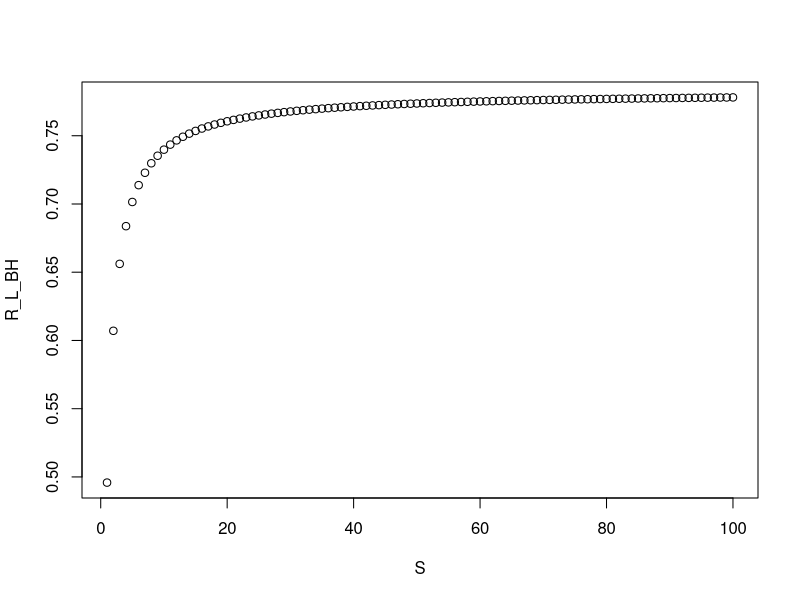
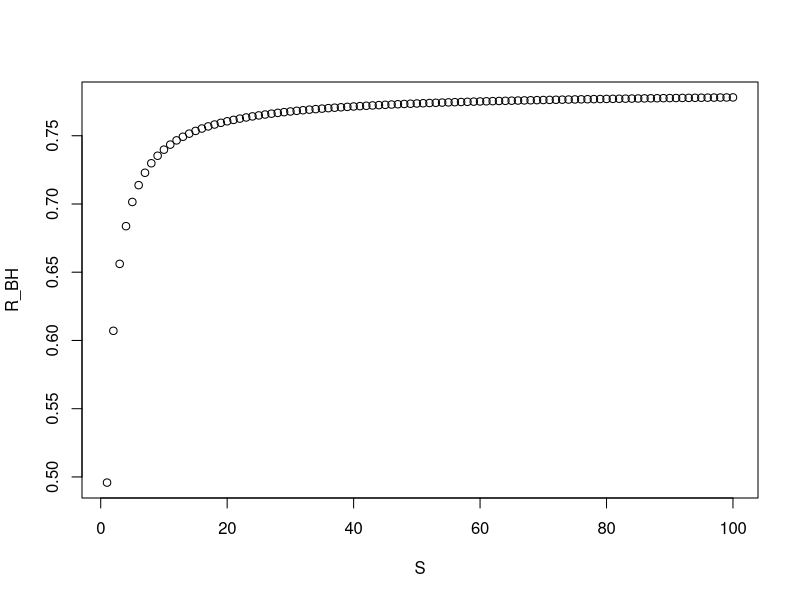
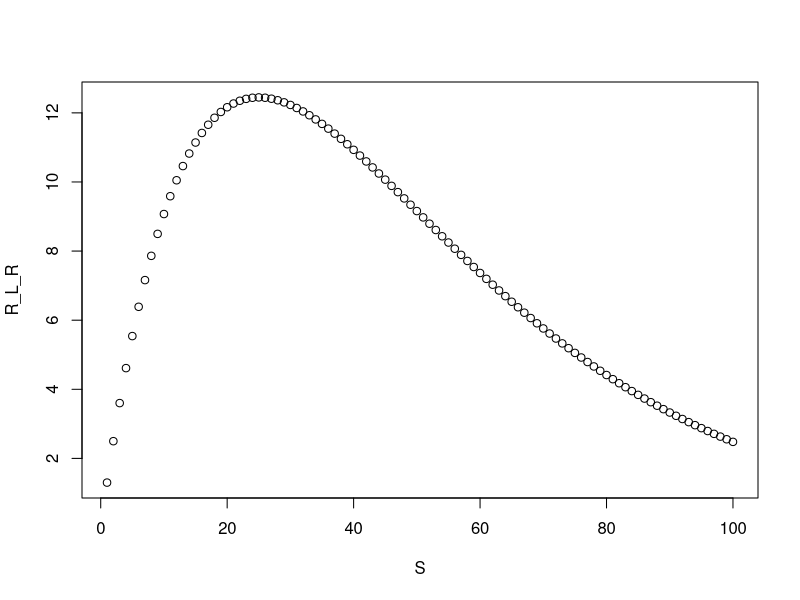
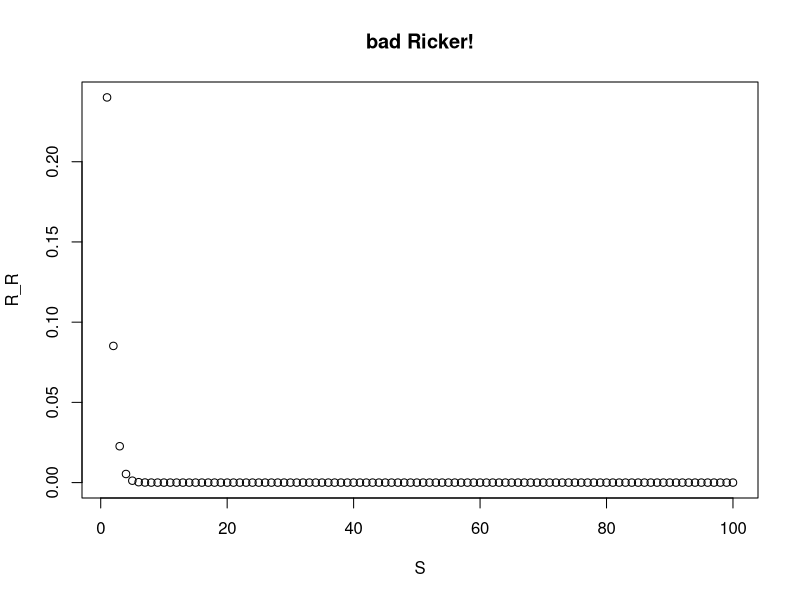
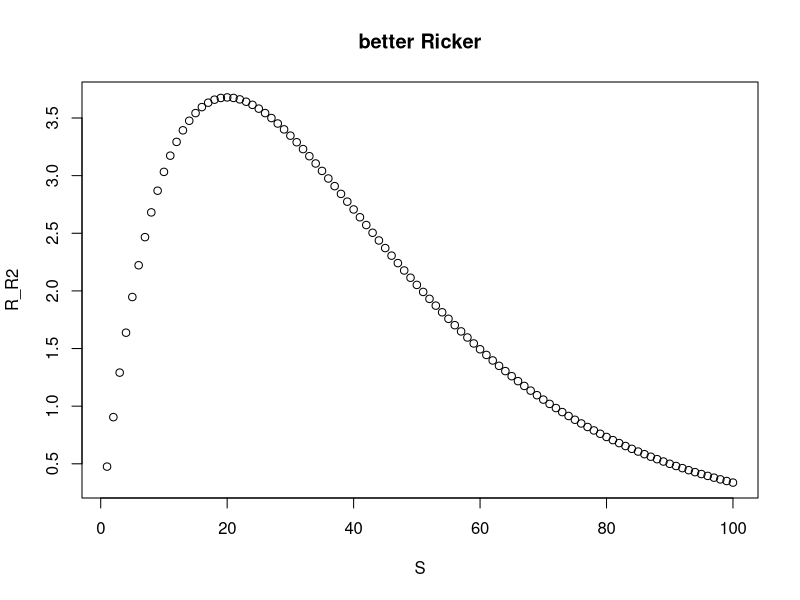
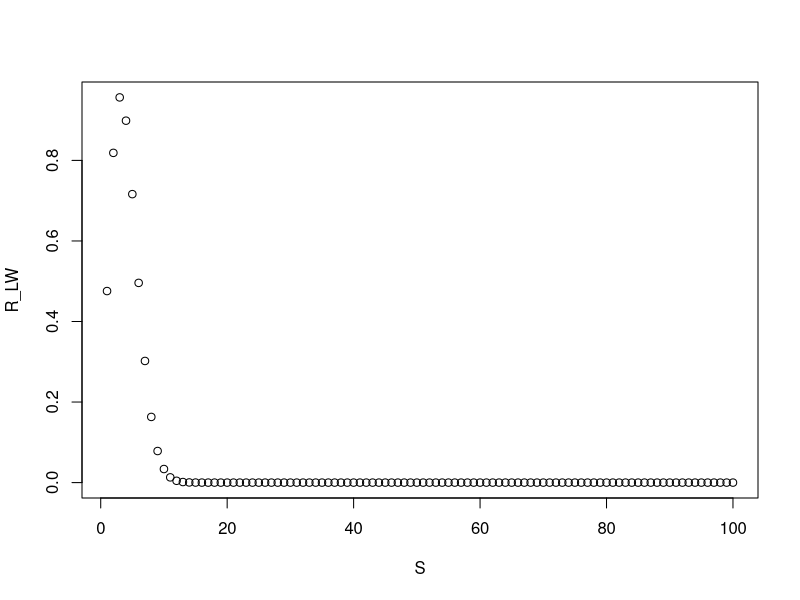
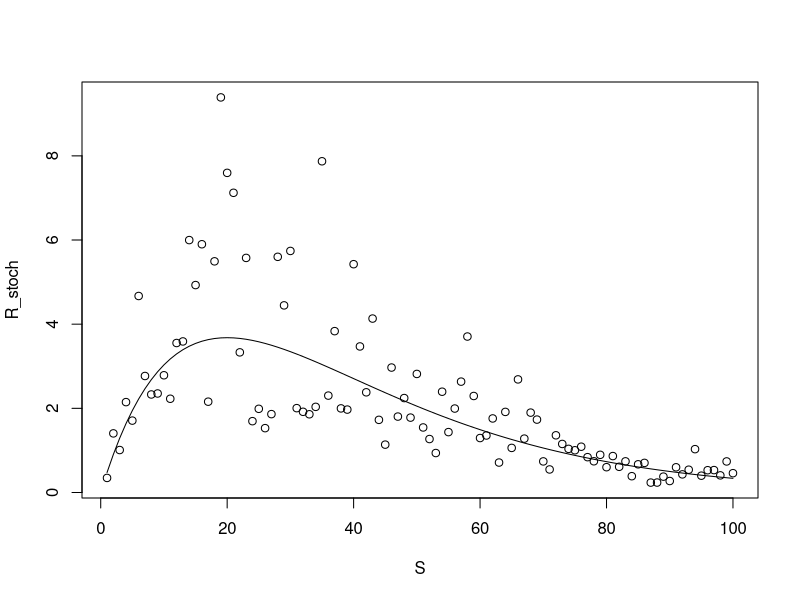
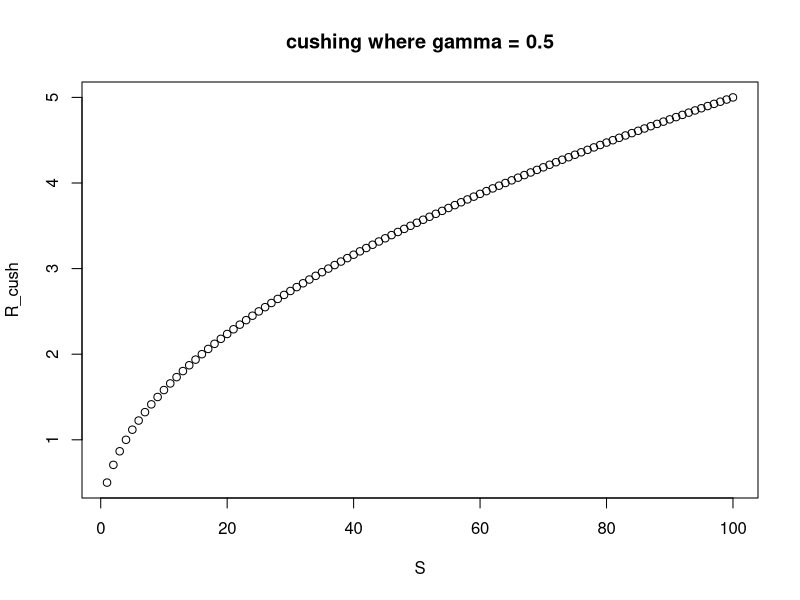

These figures' R source, in order:
## ---- chunk 1
knitr::opts_chunk$set(
  collapse = TRUE,
  comment = "#>",
  warning = FALSE,
  message = FALSE)
## ---- chunk 2
library(tidyverse)
## ---- chunk 3
S <- 1:100 #vector of spawners
T <- 4 #age @ recruitment
f <- 10  #avg net fecundity
a1 <- 0.5 #DI effect on mortality
b1 <- 0.1 #DD effect on mortality

R_L_BH <- S/((exp(a1*T)/f) + (b1/a1)*(exp(a1*T) - 1)*S)

plot(R_L_BH~S)
## ---- chunk 4
alpha <- f*exp(-a1*T)
beta <- f*b1*(1-exp(-a1*T))/a1
## ---- chunk 5
R_BH <- (alpha*S)/(1+beta*S)

plot(R_BH~S)
## ---- chunk 6
#S <- seq(0, 10, by = 0.1) # helper to toggle S around
b1 <- 0.01 #overwrite b to make a nice fig 
R_L_R <- f*exp(-a1*T)*S*exp(-b1*T*S)

plot(R_L_R ~ S) #my code & math is right I just picked weird values for a and B I think... 
## ---- chunk 7
R_R <- alpha*S*exp(-beta*S)

plot(R_R ~ S, main = "bad Ricker!") #nope! - this should match the previous fig. 
## ---- chunk 8
alpha <- 0.5
  
beta <- 0.05
  
R_R2 <- alpha*S*exp(-beta*S)

plot(R_R2~S, main = "better Ricker")
## ---- chunk 9
gamma <- 2
R_LW <- alpha*S*exp(-beta*S^gamma)

plot(R_LW~S)
## ---- chunk 10
proc_error <- rnorm(length(S), sd = 0.5)

R_stoch <- alpha*S*exp(-beta*S)*exp(proc_error)

plot(R_stoch ~ S)
lines(R_R2 ~ S)
## ---- chunk 11
gamma <- 0.5
R_cush <- alpha*S^gamma

plot(R_cush ~S, main = paste("cushing where gamma =", gamma))

plot((alpha*S^1)~S, main = "cushing with different gammas")
lines((alpha*S^0.8)~S)
lines((alpha*S^1.2)~S)
## ---- chunk 12
#toggle as you please
alpha <- 0.5 #the productivity parameter
beta <- 0.05 #the optimality parameter
gamma <- 0.5 #recruitment limitation/skewness parameter

R_DS <- alpha*S*(1-(beta*gamma*S))^(1/gamma)


plot(R_DS~S, main = paste("Deriso-Schnute(alpha=", alpha, "beta=", beta, "gamma=", gamma, ")"))
## ---- chunk 13
plot((alpha*S*(1-(beta*1*S))^(1/1))~S, main = "cushing with different gammas")
lines((alpha*S*(1-(beta*-1*S))^(1/-1))~S)
lines((alpha*S*(1-(beta*0*S))^(1/0))~S)
## ---- chunk 14
